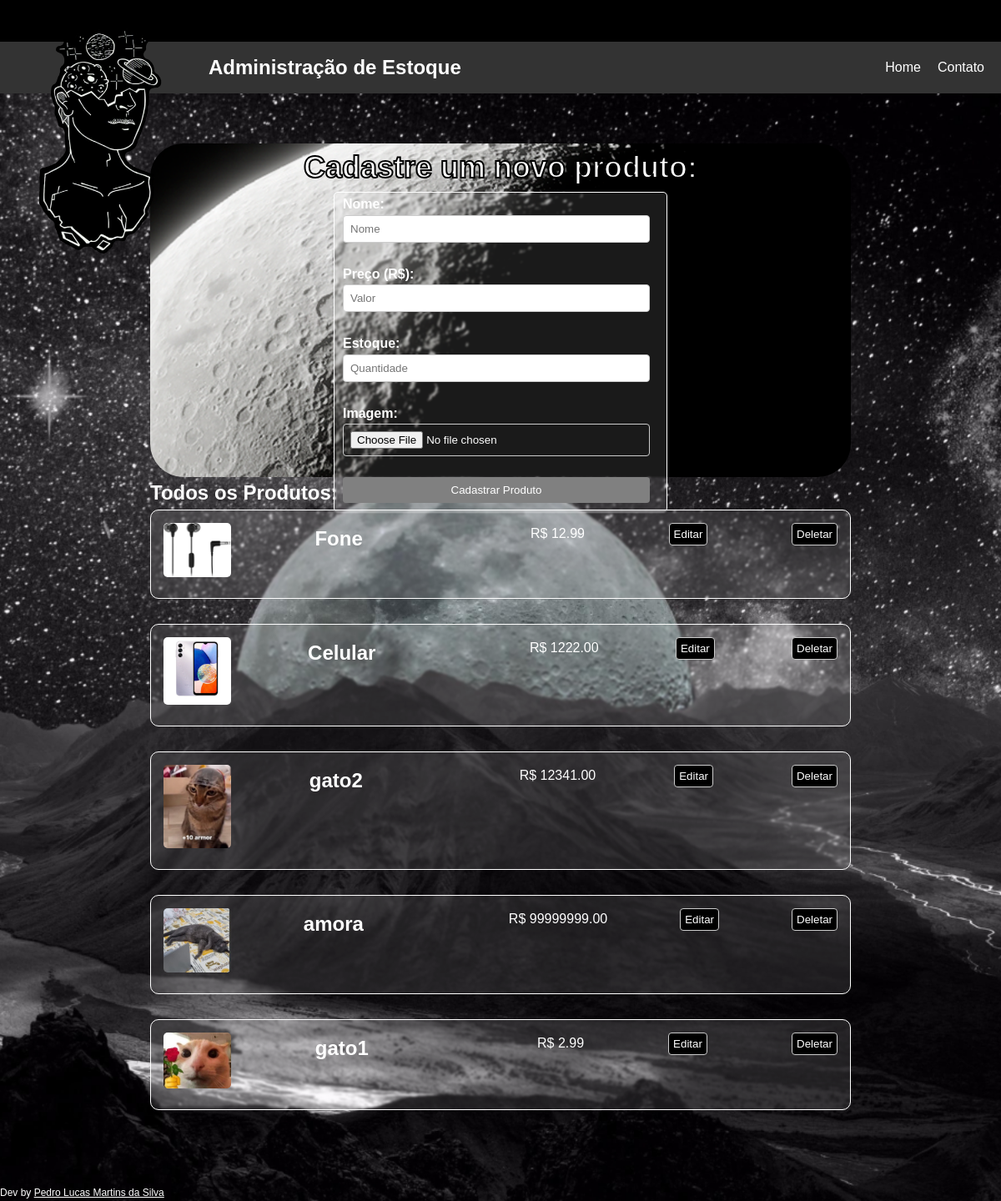
The page /admprodutos/ on the database its author committed.
### loja/models.py (models this page shows, shortened)
class Produto(models.Model):
    nome = models.CharField(max_length=100)
    preco = models.DecimalField(max_digits=10, decimal_places=2)
    estoque = models.IntegerField()
    imagem = models.ImageField(upload_to='produtos/', null=True, blank=True)

### loja/views.py (the view, shortened to what this page needs)
# urls.py: path('admprodutos/', admprodutos, name='admprodutos'),
def admprodutos(request):
    if request.method == 'GET':
        produtos = Produto.objects.all()
        return render(request, 'loja/admprodutos.html', {'produtos': produtos})

### loja/templates/loja/admprodutos.html (shortened to what this page needs)
{% load static %}
<!DOCTYPE html>
<html lang="pt-br">
<head>
  <link rel="stylesheet" href="{% static '/loja/css/styles.css' %}">
</head>
<body>
  <header>
    <nav class="navbar">
      <div class="container">
        <img id="front" src="{% static '/loja/images/loginpage/frontedit.png' %}" alt="imagem decorativa">
        <h1 class="logo">Administração de Estoque</h1>
        <ul class="nav-links">
          <li><a href="{% url 'home' %}">Home</a></li>
          <li><a href="https://jip8.github.io">Contato</a></li>
        </ul>
      </div>
    </nav>
  </header>
  <main>
    <div class="imgform">
        <h2>Cadastre um novo produto:</h2>
        <form class="cadprod" action="{% url 'admprodutos' %}" method="post" enctype="multipart/form-data">
            <p>
                <label for="nome">Nome:</label>
                <input type="text" name="nome" id="nome" placeholder="Nome" required>
            </p>
            <p>
                <label for="preco">Preço (R$):</label>
                <input type="number" step="0.01" name="preco" id="preco" placeholder="Valor" required>
            </p>
            <p>
                <label for="estoque">Estoque:</label>
                <input type="number" name="estoque" id="estoque" placeholder="Quantidade" required>
            </p>
            <p>
                <label for="imagem">Imagem:</label>
                <input type="file" id="imagem" name="imagem" required>
            </p>
            <button type="submit">Cadastrar Produto</button>
        </form>
    </div>
    <div class="carrinho">
        <h3>Todos os Produtos:</h3>
        <div class="items">
            {% for produto in produtos %}
              <div class="item">
                  <img src="{{ produto.imagem.url }}" alt="{{ produto.nome }}">
                  <h3>{{ produto.nome }}</h3>
                  <p>R$ {{ produto.preco }}</p>
                  <form action="{% url 'alt_prod' produto.id %}" method="get">
                    <button type="submit">
                        Editar
                    </button>
                   </form>
                  <form action="{% url 'rmv_prod' produto.id %}" method="post">
                    <button type="submit">
                        Deletar
                    </button>
                   </form>
              </div>
            {% endfor %}
          </div>
    </div>
  </main>
  <footer>
    <p>Dev by <a href="https://jip8.github.io">Pedro Lucas Martins da Silva</a></p>
  </footer>
</body>
</html>

### loja/static/loja/css/styles.css (style rules this page uses)
* { margin: 0; padding: 0; box-sizing: border-box; }
body, html { background-color: black; }
#front { height: 300px; width: 200px; position: absolute; top: -35px; left: 20px; }
.navbar { background-color: #333; }
.container { width: 100%; margin: 0 auto; position: relative; }
.navbar .container { display: flex; justify-content: space-between; align-items: center; }
.logo { font-size: 1.5rem; padding-left: 250px; }
.nav-links { list-style: none; display: flex; }
.nav-links li { margin-right: 20px; }
.nav-links a { text-decoration: none; color: white; }
body { font-family: Arial, sans-serif; line-height: 1.6; margin-top: 50px; }
main { width: 80vw; margin: auto; padding: 5vw; }
.imgform { width: 70vw; height: 50vh; border-radius: 40px; }
.cadprod { max-width: 400px; margin: 0 auto; padding-left: 10px; padding-top: 1px; border: 1px solid white; border-radius: 5px; background: rgba(255, 255, 255, 0.1); backdrop-filter: blur(1px); }
.cadprod p { margin-bottom: 15px; }
.cadprod label { display: block; font-weight: bold; }
.cadprod input[type="text"], .cadprod input[type="number"], .cadprod input[type="file"], .cadprod button { width: calc(100% - 20px); padding: 8px; margin-bottom: 10px; border: 1px solid #ccc; border-radius: 4px; }
.cadprod button { background-color: gray; color: white; border: none; cursor: pointer; }
.item { display: flex; justify-content: space-between; width: 100%; padding: 15px; margin-bottom: 30px; border: 1px solid #fff; border-radius: 10px; text-align: center; background: rgba(255, 255, 255, 0.1); backdrop-filter: blur(1px); }
.item img { width: 10%; height: 55%; border-radius: 5px; margin-bottom: 10px; }
.item h3 { font-size: 1.5rem; margin: 0; color: #fff; }
button { background-color: black; color: white; border: none; cursor: pointer; padding: 5px; border: 1px solid #ccc; border-radius: 4px; }
a { color: #fff; }

### rows shown on the page
Produto: imagem (picture), nome "Fone", preco "12.99"
Produto: imagem (picture), nome "Celular", preco "1222.00"
Produto: imagem (picture), nome "gato2", preco "12341.00"
Produto: imagem (picture), nome "amora", preco "99999999.00"
Produto: imagem (picture), nome "gato1", preco "2.99"
